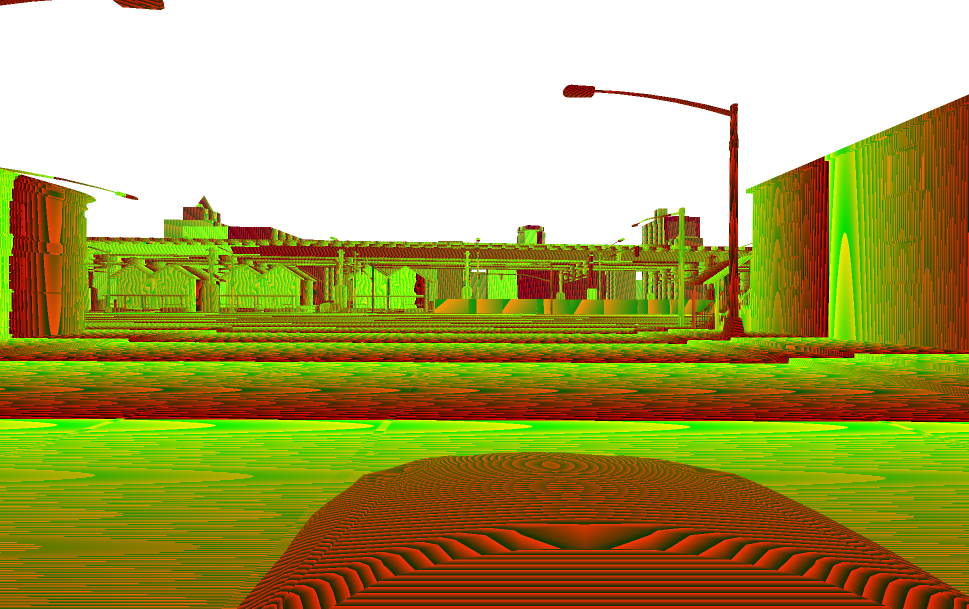
#> input picture t1/depth.png, 1937 x 1217 px, found by its file name (shown at 1/2 size)
$ python t1.py
#> lines starting #> are read from the running program, lines starting #| are printed output that depends on the picture
### tasks.py
import cv2 as cv
import numpy as np
from mylib import Scale, FovToFocalLength, ElapsedTime, GetDepthFromUint24DepthMap, DepthToDisparity, DisparityToDepth, FindEffectiveDisparity, CustomDisparityMap, ConvertDisparityToDepth
from matplotlib import pyplot as plt
from time import time
import math


# Zadanie 1
# Odczytaj wartości z mapy głębi z pliku PNG. Przyjmij następujące parametry:
# Maksymalna odległość mapy głębi: 1000 m
# Minimalna odległość mapy głębi: 0V
# Kodowanie 24 bity (uint24)
def task1():
    MAX_DEPTH = 1000 #m
    MIN_DEPTH = 0

    depthMap = cv.imread('t0z1a/depth.png')
#> depthMap is the input picture: shape (1217, 1937, 3); mean B, G, R 88.3, 163.1, 171
    depthMap = cv.cvtColor(depthMap, cv.COLOR_BGR2RGB)
    depthMap, SCALE = Scale(depthMap, 250)
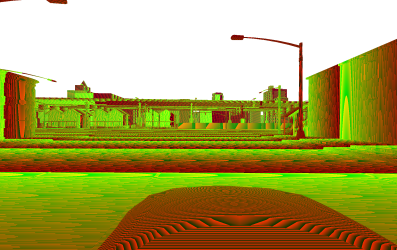
#> depthMap: shape (250, 397, 3); mean R, G, B 171, 163.1, 88.3
#> SCALE = 0.205
    #MAX_DEPTH *= SCALE

    depth = GetDepthFromUint24DepthMap(depthMap, X = 100, Y = 100, max_depth = MAX_DEPTH)
#> in GetDepthFromUint24DepthMap, `RGB = DepthMap[Y, X]`: RGB = [143, 88, 13]
#> in GetDepthFromUint24DepthMap, `(R, G, B) = RGB[0], RGB[1], RGB[2]`: R = 143; G = 88; B = 13
#> in GetDepthFromUint24DepthMap, `depth = ((R + G*256 + B*256*256) / (256*256*256 - 1)) * max_depth`: depth = 52.13
#| Odległość w metrach w punkcie o współrzędnych X=100, Y=100, depth=52.13m
#> depth = 52.13

    plt.subplot(1, 1, 1)
    plt.title('Deepth Map')
    plt.axis('off')
    plt.imshow(depthMap)
    plt.show()


# Zadanie 2
# Wyznacz mapę rozbieżności (disparity map) na podstawie mapy głębi (depth map). Przyjmij poniższe założenia.
# Kanoniczny układ kamer stereo
# Poziome pole widzenia kamery (FoV): 120 stopni
# Odległość pomiędzy kamerami (baseline): 0,6 m
# Maksymalna odległość mapy głębi: 1000 m
# Minimalna odległość mapy głębi: 0
# 24 bitowe kodowanie (uint24)
# Wynikową mapę rozbieżności zapisz w postaci 8 bitowego obrazu PNG.
def task2():
    FOV = 120 #degrees
    BASELINE = 0.6 #m
    MAX_DEPTH = 1000 #m
    MIN_DEPTH = 0 #m
    depthMap = cv.imread('t0z1a/depth.png')
    depthMap = cv.cvtColor(depthMap, cv.COLOR_BGR2RGB)

    height, width = depthMap.shape[:2]
#> height = 1217; width = 1937
    FOCAL_LENGTH = FovToFocalLength(width, FOV)
#> FOCAL_LENGTH = 559.2

    depthMap, SCALE = Scale(depthMap, 250)
#> SCALE = 0.205
    #MAX_DEPTH *= SCALE

    disparityMap = DepthToDisparity(depthMap, BASELINE, FOCAL_LENGTH)
    disparityMap_gray = cv.cvtColor(disparityMap, cv.COLOR_BGR2GRAY)
    plt.subplot(1, 1, 1)
    plt.title('Disparity Map')
    plt.axis('off')
    plt.imshow(disparityMap_gray, cmap='gray')
    plt.show()
    cv.imwrite('t0z1a/disparity_map_8bit.png', disparityMap_gray)


def task3():


    cam0 = np.array([[1733.74, 0, 792.27],      #fx 0 cx
                    [0, 1733.74, 541.89],       #0 fy cy
                    [0, 0, 1]])
    doffs=0
    BASELINE=536.62 #mm
    BASELINE/=1000 #m

    width=1920
    height=1080
    ndisp=170
    vmin=55
    vmax=142

    fx = 1733.74

    FOV = 2 * math.atan(width / (2 * fx))
    FOV = math.degrees(FOV)
    #fov_vertical = 2 * math.atan(height / (2 * fy))
    print(f'FoV: {FOV:.2f}')
    FOCAL_LENGTH = FovToFocalLength(width, FOV)

    disparity_gt = cv.imread('t0z3a/disp0.pfm', cv.IMREAD_UNCHANGED)
    disparity_gt = np.asarray(disparity_gt)
    disparity_gt = disparity_gt / 256

    depth_gt = DisparityToDepth(disparity_gt, BASELINE, FOCAL_LENGTH)


    left_image = cv.imread('t0z3a/im0.png')
    left_image = cv.cvtColor(left_image, cv.COLOR_BGR2RGB)
    #left_image, _ = Scale(left_image, 200)

    right_image = cv.imread('t0z3a/im1.png')
    right_image = cv.cvtColor(right_image, cv.COLOR_BGR2RGB)
    #right_image, _ = Scale(right_image, 200)

    MAX_DISPARITY = FindEffectiveDisparity(no_samples = 1000,
                                        leftImg = left_image,
                                        rightImg= right_image,
                                        searchWindow = 100)

    block_size = 11
    stereo = cv.StereoSGBM_create(
    minDisparity=0,
    numDisparities=ndisp,
    blockSize=block_size,
    uniquenessRatio=5,
    speckleWindowSize=200,
    speckleRange=2,
    disp12MaxDiff=0,
    P1=8 * 1 * block_size * block_size,
    P2=32 * 1 * block_size * block_size,
)

    # Wyznacz mapę rozbieżności
    disparity = stereo.compute(left_image, right_image)

    disparity = cv.normalize(disparity, disparity, alpha=255,
                              beta=0, norm_type=cv.NORM_MINMAX)
    disparity = np.uint8(disparity)
    #disparity = 255 - disparity
    disparity[disparity == 0] = 255

    # Skonwertuj mapę rozbieżności do wartości głębi
    depth = DisparityToDepth(disparity, BASELINE, FOCAL_LENGTH)
    depth[depth == 255] = 0
    depth = cv.normalize(depth, depth, alpha=255,
                              beta=0, norm_type=cv.NORM_MINMAX)
    depth = np.uint8(depth)


    # Wartości dla punktu o współrzędnych X=588, Y=755
    x, y = 300, 300


    print(f"depth_gt = {depth_gt[y, x]}m")
    print(f"depth = {disparity[y, x]}m")
    print(f"disparity_gt = {depth_gt[y, x]} ")
    print(f"disparity = {depth[y, x]} ")


    plt.subplot(2, 2, 1)
    plt.title('Disparity Map')
    plt.axis('off')
    plt.imshow(disparity, cmap='gray')

    plt.subplot(2, 2, 2)
    plt.title('Deepth Map')
    plt.axis('off')
    plt.imshow(depth, cmap='plasma')

    plt.subplot(2, 2, 3)
    plt.title('Groundtruth Disparity Map')
    plt.axis('off')
    plt.imshow(disparity_gt, cmap='gray')


    plt.subplot(2, 2, 4)
    plt.title('Groundtruthv Deepth Map')
    plt.axis('off')
    plt.imshow(depth_gt, cmap='plasma')

    plt.show()


    cv.imwrite('t0z3a/disparity.png', disparity)
    cv.imwrite('t0z3a/depth.png', depth)


# [47 lines left out: function task4, not called in this run]


### mylib.py
import copy
import cv2 as cv
import numpy as np
import time
import random
from tqdm import tqdm
from matplotlib import pyplot as plt
from collections import Counter
import math

def Scale(image, nHeight):
    height, width = image.shape[:2]
    scale = nHeight / height
    nWidth = int(scale * width)

    return (cv.resize(image, (nWidth, nHeight), interpolation = cv.INTER_AREA), scale)


# [34 lines left out: functions ExtractBlock, FindMatchBlock, GenerateRandomCoordinates, not called in this run]

def ElapsedTime(from_timestamp):
    return time.time() - from_timestamp


# [36 lines left out: functions FindEffectiveDisparity, CustomDisparityMap, not called in this run]


def ConvertDisparityToDepth(disparity_map, parameters):
    (baseline, focal_length, doffs) = parameters
    return (baseline * focal_length) / (disparity_map + doffs)


def GetDepthFromUint24DepthMap(DepthMap, X, Y, max_depth):
    RGB = DepthMap[Y, X]
    (R, G, B) = RGB[0], RGB[1], RGB[2]
    depth = ((R + G*256 + B*256*256) / (256*256*256 - 1)) * max_depth
    print(f'Odległość w metrach w punkcie o współrzędnych X={X}, Y={Y}, depth={depth:.2f}m')
    return depth


def FovToFocalLength(image_width, fov_degrees):
    fov_radians = math.radians(fov_degrees)
    focal_length = image_width / (2 * math.tan(fov_radians / 2))
    return focal_length

def DepthToDisparity(depth_map, baseline, focal_length):
#> called with baseline = 0.6, focal_length = 559.2
    disparity_map = (focal_length * baseline) / (depth_map + 1e-6)
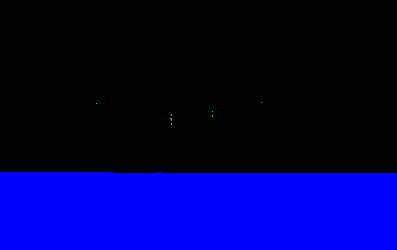
#> disparity_map: shape (250, 397, 3) float64; mean R, G, B 2.3, 43948.4, 103735775.7; drawn with min black and max white
    disparity_map = np.clip(disparity_map, 0, 255).astype(np.uint8)
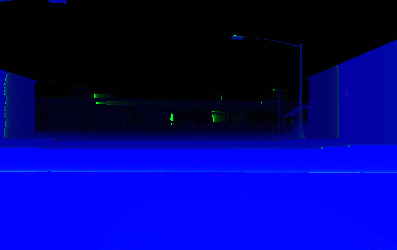
#> disparity_map: shape (250, 397, 3); mean R, G, B 1.9, 3.6, 128.2
    return disparity_map

# [4 lines left out: function DisparityToDepth, not called in this run]

### t1.py
import cv2 as cv
import numpy as np
from mylib import Scale, FindEffectiveDisparity, CustomDisparityMap, ConvertDisparityToDepth, GetDepthFromUint24DepthMap
from matplotlib import pyplot as plt
from tasks import task1, task2, task3, task4


# Zadanie 1
task1()
task2()
#> in task2, `disparityMap_gray = cv.cvtColor(disparityMap, cv.COLOR_BGR2GRAY)`:
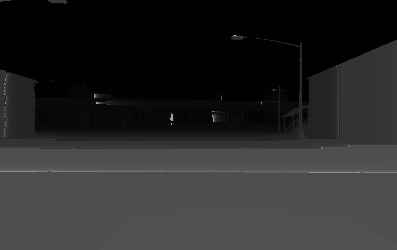
#> disparityMap_gray: shape (250, 397); min 1, max 183, mean 40.7
task3()
#> (the run stopped early here; a loop or call above may not have finished)
